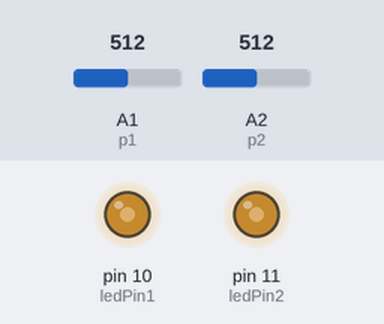
Bench run of a sketch on a simulated Arduino Uno, built with avr-gcc and run on an emulated ATmega328P. Parts: output pins drawn as LEDs (lit = HIGH). Inputs (shaded band) come from the test bench; at power-on: A1 (p1) = 512, A2 (p2) = 512.

Above: at 1.2 s.
1.3 s: A1 (p1) set to 716
At 2.5 s:
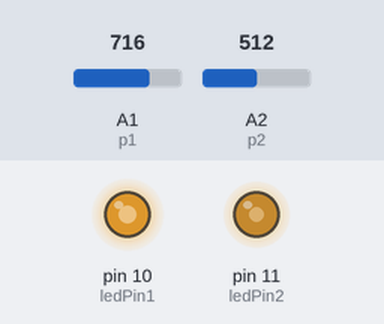
2.8 s: A2 (p2) set to 716
At 3.7 s:
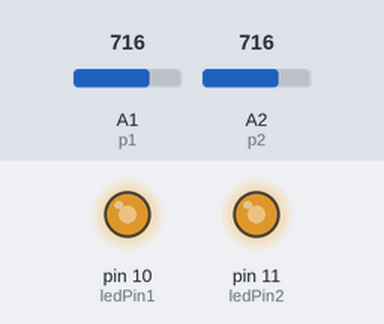
4.3 s: A1 (p1) set to 900
At 4.8 s:
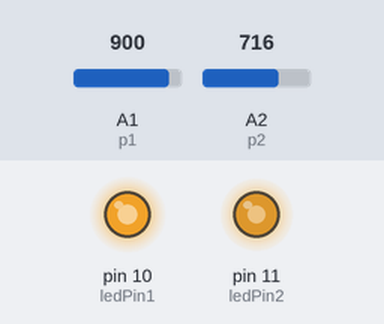
5.8 s: A2 (p2) set to 900
At 7.0 s:
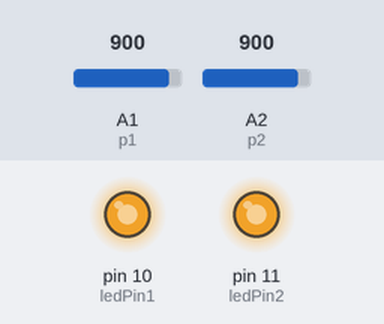
7.3 s: A1 (p1) set to 511
At 8.3 s:
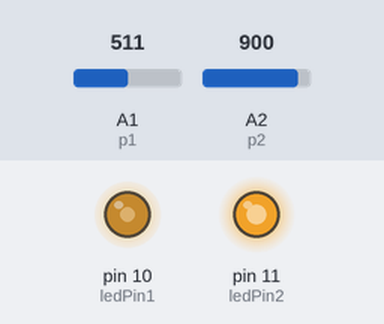
8.8 s: A2 (p2) set to 122
At 9.4 s:
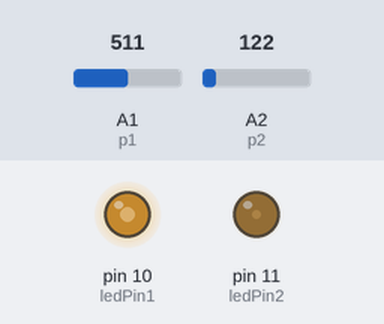
Timing chart, 0 to 11.3 s (numbered marks = the images above; inputs shaded):
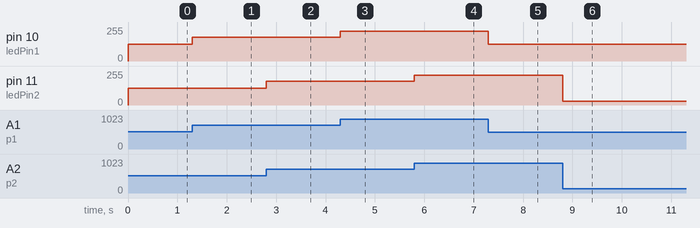

Measured:
- after the input at 1.3 s, pin 10 (ledPin1): 127/255 → 178/255 at once
- after the input at 2.8 s, pin 11 (ledPin2): 127/255 → 178/255 at once
- after the input at 4.3 s, pin 10 (ledPin1): 178/255 → 224/255 at once
- after the input at 5.8 s, pin 11 (ledPin2): 178/255 → 224/255 at once
- after the input at 7.3 s, pin 10 (ledPin1): 224/255 → 127/255 at once
- after the input at 8.8 s, pin 11 (ledPin2): 224/255 → 30/255 at once

The sketch:

assignment10.ino
```cpp
//https://youtube.com/shorts/IH6zczbUP90


int p1 = A1;
int p2 = A2;
int ledPin1 = 10;
int ledPin2 = 11;
int sensorValue1 = 0;
int sensorValue2 = 0;

void setup() {
  pinMode(ledPin1, OUTPUT);
  pinMode(ledPin2, OUTPUT);
}

void loop() {
  sensorValue1 = analogRead(p1);
  sensorValue2 = analogRead(p2);
  int brightness1 = map(sensorValue1, 0, 1023, 0, 255);
  int brightness2 = map(sensorValue2, 0, 1023, 0, 255);
  analogWrite(ledPin1, brightness1);
  analogWrite(ledPin2, brightness2);

  if(brightness1 == 133 || brightness2 == 133) {
    brightness1 = 255;
    brightness2  = 255;
    analogWrite(ledPin1, brightness1);
    analogWrite(ledPin2, brightness2);
    delay(5000);
  }
}
```
